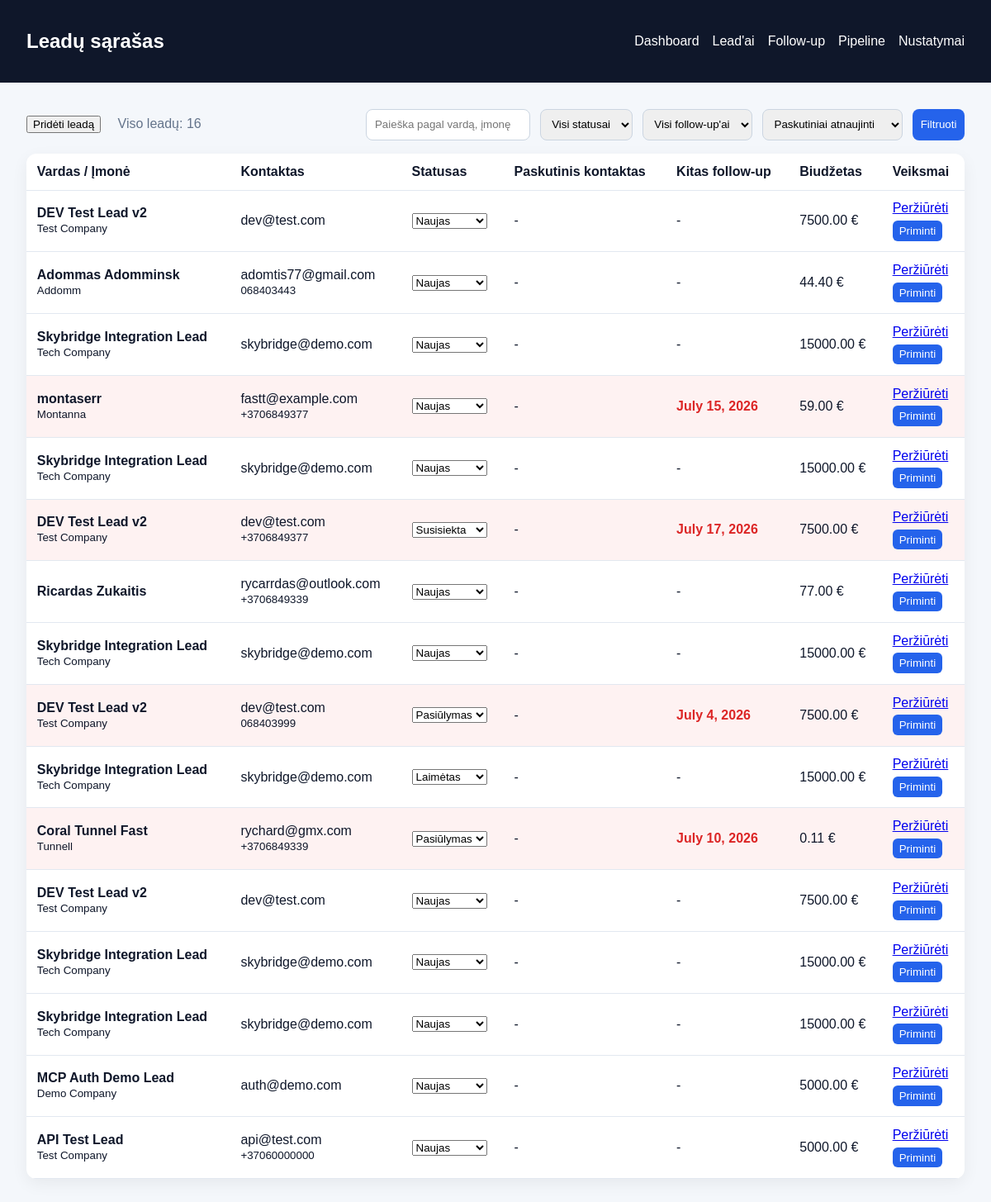
Page /leads/ (signed in) on the committed database.
### crm/models.py (models this page shows, shortened)
class Lead(models.Model):
    STATUS_CHOICES = [
        ('new', 'Naujas'),
        ('contacted', 'Susisiekta'),
        ('proposal', 'Pasiūlymas'),
        ('won', 'Laimėtas'),
        ('lost', 'Prarastas'),
    ]
    name = models.CharField(max_length=100)
    company = models.CharField(max_length=150, blank=True)
    email = models.EmailField(blank=True)
    phone = models.CharField(max_length=30, blank=True)
    source = models.CharField(max_length=50, blank=True)
    status = models.CharField(max_length=20, choices=STATUS_CHOICES, default='new')
    last_contacted = models.DateField(blank=True, null=True)
    next_follow_up = models.DateField(blank=True, null=True)
    budget = models.DecimalField(max_digits=10, decimal_places=2, default=0)
    notes = models.TextField(blank=True)
    owner = models.ForeignKey(User, on_delete=models.CASCADE, related_name='leads')
    created_at = models.DateTimeField(auto_now_add=True)
    updated_at = models.DateTimeField(auto_now=True)

### crm/views.py (the view, shortened to what this page needs)
# urls.py: path('leads/', lead_list_view, name='lead-list'),
@login_required(login_url='login')
def lead_list_view(request):
    leads = Lead.objects.filter(owner=request.user)
    today = date.today()
    query = request.GET.get('q', '').strip()
    status = request.GET.get('status', '')
    followup_filter = request.GET.get('followup', '')
    if status:
        leads = leads.filter(status=status)
    if followup_filter == 'today':
        leads = leads.filter(next_follow_up=today)
    elif followup_filter == 'overdue':
        leads = leads.filter(next_follow_up__lt=today)
    elif followup_filter == 'upcoming':
        leads = leads.filter(next_follow_up__gt=today)
    sort_by = request.GET.get('sort', '-updated_at')
    leads = leads.order_by(sort_by)
    context = {
        'leads': leads,
        'query': query,
        'status': status,
        'followup_filter': followup_filter,
        'sort_by': sort_by,
        'total_leads': leads.count(),
        'today': today,
    }
    return render(request, 'crm/lead_list.html', context)

### crm/templates/crm/lead_list.html (shortened to what this page needs)
<!DOCTYPE html>
<html lang="lt">
<head>
</head>
<body>
    <header class="topbar">
        <h2>Leadų sąrašas</h2>
        <nav class="nav">
            <a href="/dashboard/">Dashboard</a>
            <a href="/leads/">Lead'ai</a>
            <a href="/followups/">Follow-up</a>
            <a href="/pipeline/">Pipeline</a>
            <a href="#">Nustatymai</a>
        </nav>
    </header>
    <main class="container">
        <div class="toolbar">
            <div>
                <a href="/leads/new/" style="text-decoration:none;"><button type="button">Pridėti leadą</button></a>
                <span style="margin-left: 1rem; color: #64748b;">Viso leadų: {{ total_leads }}</span>
            </div>
            <form class="controls" method="get">
                <input type="search" name="q" value="{{ query }}" placeholder="Paieška pagal vardą, įmonę, el. paštą" />
                <select name="status">
                    <option value="">Visi statusai</option>
                </select>
                <select name="followup">
                    <option value="">Visi follow-up'ai</option>
                </select>
                <select name="sort">
                    <option value="-updated_at" {% if sort_by == '-updated_at' %}selected{% endif %}>Paskutiniai atnaujinti</option>
                </select>
                <button type="submit">Filtruoti</button>
            </form>
        </div>
        <table>
            <thead>
                <tr>
                    <th>Vardas / Įmonė</th>
                    <th>Kontaktas</th>
                    <th>Statusas</th>
                    <th>Paskutinis kontaktas</th>
                    <th>Kitas follow-up</th>
                    <th>Biudžetas</th>
                    <th>Veiksmai</th>
                </tr>
            </thead>
            <tbody>
                {% for lead in leads %}
                    <tr class="{% if lead.next_follow_up and lead.next_follow_up < today %}overdue-row{% endif %}">
                        <td>
                            <strong>{{ lead.name }}</strong><br>
                            <small>{{ lead.company }}</small>
                        </td>
                        <td>
                            {{ lead.email }}<br>
                            <small>{{ lead.phone }}</small>
                        </td>
                        <td>
                            <form method="post" action="/leads/{{ lead.pk }}/status/" style="display:inline;">
                                <select name="status" onchange="this.form.submit()">
                                    <option value="new" {% if lead.status == 'new' %}selected{% endif %}>Naujas</option>
                                    <option value="contacted" {% if lead.status == 'contacted' %}selected{% endif %}>Susisiekta</option>
                                    <option value="proposal" {% if lead.status == 'proposal' %}selected{% endif %}>Pasiūlymas</option>
                                    <option value="won" {% if lead.status == 'won' %}selected{% endif %}>Laimėtas</option>
                                </select>
                            </form>
                        </td>
                        <td>{{ lead.last_contacted|default:"-" }}</td>
                        <td>
                            {% if lead.next_follow_up %}
                                <span class="{% if lead.next_follow_up < today %}late{% endif %}">{{ lead.next_follow_up }}</span>
                            {% else %}
                                -
                            {% endif %}
                        </td>
                        <td>{{ lead.budget }} €</td>
                        <td>
                            <a href="/leads/{{ lead.pk }}/">Peržiūrėti</a><br>
                            <form method="post" action="/leads/{{ lead.pk }}/quick-action/" style="margin-top:0.35rem;">
                                <button type="submit" style="padding:0.3rem 0.5rem; border:0; border-radius:6px; background:#2563eb; color:white; cursor:pointer;">Priminti</button>
                            </form>
                        </td>
                    </tr>
                {% empty %}
                    <tr><td colspan="7">Nėra leadų</td></tr>
                {% endfor %}
            </tbody>
        </table>
    </main>
</body>
</html>

### crm/templates/crm/lead_list.html (style rules this page uses)
body { font-family: Arial, sans-serif; margin: 0; background: #f4f7fb; color: #0f172a; }
.topbar { background: #0f172a; color: white; padding: 1rem 2rem; display: flex; justify-content: space-between; align-items: center; }
.topbar a { color: white; text-decoration: none; }
.nav { display: flex; gap: 1rem; flex-wrap: wrap; }
.container { padding: 2rem; }
.toolbar { display: flex; justify-content: space-between; gap: 1rem; align-items: center; flex-wrap: wrap; margin-bottom: 1rem; }
.controls { display: flex; gap: 0.75rem; flex-wrap: wrap; }
.controls input, .controls select, .controls button { padding: 0.6rem; border-radius: 8px; border: 1px solid #cbd5e1; }
.controls button { background: #2563eb; color: white; border: 0; cursor: pointer; }
table { width: 100%; border-collapse: collapse; background: white; border-radius: 12px; overflow: hidden; box-shadow: 0 6px 20px rgba(0,0,0,0.06); }
th, td { padding: 0.8rem; border-bottom: 1px solid #e2e8f0; text-align: left; }
.late { color: #dc2626; font-weight: bold; }
.overdue-row { background: #fef2f2; }

### rows in the picture
Lead: name "DEV Test Lead v2", company "Test Company", email "dev@test.com", status "Naujas", last_contacted "-", budget "7500.00"
Lead: name "Adommas Adomminsk", company "Addomm", email "adomtis77@gmail.com", phone "068403443", status "Naujas", last_contacted "-", budget "44.40"
Lead: name "Skybridge Integration Lead", company "Tech Company", email "skybridge@demo.com", status "Naujas", last_contacted "-", budget "15000.00"
Lead: name "montaserr", company "Montanna", email "fastt@example.com", phone "+3706849377", status "Naujas", last_contacted "-", next_follow_up "July 15, 2026", budget "59.00"
Lead: name "Skybridge Integration Lead", company "Tech Company", email "skybridge@demo.com", status "Naujas", last_contacted "-", budget "15000.00"
Lead: name "DEV Test Lead v2", company "Test Company", email "dev@test.com", phone "+3706849377", status "Susisiekta", last_contacted "-", next_follow_up "July 17, 2026", budget "7500.00"
Lead: name "Ricardas Zukaitis", email "rycarrdas@outlook.com", phone "+3706849339", status "Naujas", last_contacted "-", budget "77.00"
Lead: name "Skybridge Integration Lead", company "Tech Company", email "skybridge@demo.com", status "Naujas", last_contacted "-", budget "15000.00"
Lead: name "DEV Test Lead v2", company "Test Company", email "dev@test.com", phone "068403999", status "Pasiūlymas", last_contacted "-", next_follow_up "July 4, 2026", budget "7500.00"
Lead: name "Skybridge Integration Lead", company "Tech Company", email "skybridge@demo.com", status "Laimėtas", last_contacted "-", budget "15000.00"
Lead: name "Coral Tunnel Fast", company "Tunnell", email "rychard@gmx.com", phone "+3706849339", status "Pasiūlymas", last_contacted "-", next_follow_up "July 10, 2026", budget "0.11"
Lead: name "DEV Test Lead v2", company "Test Company", email "dev@test.com", status "Naujas", last_contacted "-", budget "7500.00"
Lead: name "Skybridge Integration Lead", company "Tech Company", email "skybridge@demo.com", status "Naujas", last_contacted "-", budget "15000.00"
Lead: name "Skybridge Integration Lead", company "Tech Company", email "skybridge@demo.com", status "Naujas", last_contacted "-", budget "15000.00"
Lead: name "MCP Auth Demo Lead", company "Demo Company", email "auth@demo.com", status "Naujas", last_contacted "-", budget "5000.00"
Lead: name "API Test Lead", company "Test Company", email "api@test.com", phone "+37060000000", status "Naujas", last_contacted "-", budget "5000.00"

### other values in the picture
{{ total_leads }} "16"
